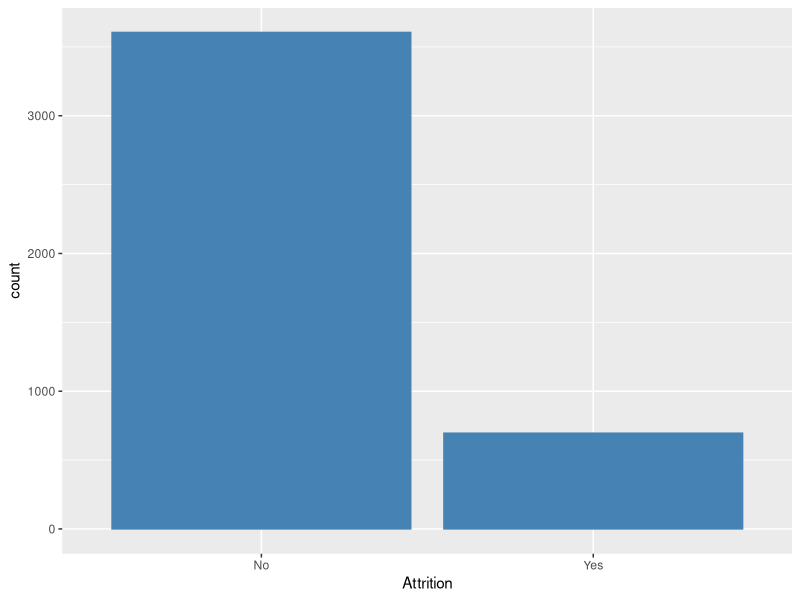

R code for this plot: (Note: this script raises an error after producing the figure.)
# clean environment 
rm(list=ls())

#install.packages("gridExtra")
#install.packages("ggcorrplot")
#install.packages("corrplot")

# imports
library(ggplot2)
library(scales)
library(gridExtra)
library(corrplot)

#Importing data from csv files and reading data into a data frame
data <- read.csv("employee_data.csv")
data <- as.data.frame(data)
#get dimensions of data frame
dim(data)
#Structure of the data frame
structure(data)
#Get the first and last 10 rows
head(data,10)
tail(data,10)
#Show summary of the dataframe
summary(data)

# Data with attrition is Yes and No
dataNo <- data[data$Attrition == "No",]
dataYes <- data[data$Attrition == "Yes",]

# Simple visualization 
# Attrition Rate
Attrition <- ggplot(data = data, aes(Attrition)) 
Attrition <- Attrition + geom_bar(fill = "steelblue", color ="steelblue") 
Attrition
ggsave("./assets/attrition.png", width = 26, height = 28, units = "cm", device = NULL)

# Age 
Age <- ggplot(data = data, aes(Age))
Age <- Age + geom_density(fill = "steelblue", color ="steelblue") 
Age
ggsave("./assets/Age.png", width = 26, height = 28, units = "cm", device = NULL)

# Business Travel
BTravel <- ggplot(data = data, aes(BusinessTravel))
BTravel <- BTravel + geom_bar(fill = "steelblue", color ="steelblue") 
BTravel
ggsave("./assets/BTravel.png", width = 26, height = 28, units = "cm", device = NULL)

# Department 
Department <- ggplot(data = data, aes(Department))
Department <- Department + geom_bar(fill = "steelblue", color ="steelblue") 
Department
ggsave("./assets/department.png", width = 26, height = 28, units = "cm", device = NULL)

# Distance From Home
DistFromHome <- ggplot(data = data, aes(x = DistanceFromHome))
DistFromHome <- DistFromHome + geom_density(fill = "steelblue", color ="steelblue")
DistFromHome + theme(axis.text.y=element_blank(), axis.ticks.y=element_blank())
ggsave("./assets/distfromHome.png", width = 26, height = 28, units = "cm", device = NULL)

# Education
Education <- ggplot(data = data, aes(Education))
Education <- Education + geom_bar(fill = "steelblue", color ="steelblue") 
Education
ggsave("./assets/education.png", width = 26, height = 28, units = "cm", device = NULL)

# Education Field
EducationField <- ggplot(data = data, aes(EducationField))
EducationField <- EducationField + geom_bar(fill = "steelblue", color ="steelblue") 
EducationField
ggsave("./assets/educationField.png", width = 26, height = 28, units = "cm", device = NULL)

# Gender 
Gender <- ggplot(data = data, aes(Gender))
Gender <- Gender + geom_bar(fill = "steelblue", color ="steelblue") 
Gender
ggsave("./assets/Gender.png", width = 26, height = 28, units = "cm", device = NULL)

# JobLevel
JobLevel <- ggplot(data = data, aes(JobLevel))
JobLevel <- JobLevel + geom_bar(fill = "steelblue", color ="steelblue") 
JobLevel
ggsave("./assets/jobLevel.png", width = 26, height = 28, units = "cm", device = NULL)

# JobRole
JobRole <- ggplot(data = data, aes(JobRole))
JobRole <- JobRole + geom_bar(fill = "steelblue", color ="steelblue") 
JobRole + theme(axis.text.x = element_text(angle = 30, hjust = 1))
ggsave("./assets/jobRole.png", width = 26, height = 28, units = "cm", device = NULL)

# MaritalStatus
MaritalStatus <- ggplot(data = data, aes(MaritalStatus))
MaritalStatus <- MaritalStatus + geom_bar(fill = "steelblue", color ="steelblue") 
MaritalStatus
ggsave("./assets/MaritalStatus.png", width = 26, height = 28, units = "cm", device = NULL)

# MonthlyIncome
MonthlyIncome <- ggplot(data = data, aes(MonthlyIncome))
MonthlyIncome <- MonthlyIncome + geom_density(fill = "steelblue", color ="steelblue")
MonthlyIncome + theme(axis.text.y=element_blank(), axis.ticks.y=element_blank())
ggsave("./assets/MonthlyIncome.png", width = 26, height = 28, units = "cm", device = NULL)

# NumCompaniesWorked
NumCompaniesWorked <- ggplot(data = data, aes(NumCompaniesWorked))
NumCompaniesWorked <- NumCompaniesWorked + geom_bar(fill = "steelblue", color ="steelblue") 
NumCompaniesWorked
ggsave("./assets/NumCompaniesWorked.png", width = 26, height = 28, units = "cm", device = NULL)

# PercentSalaryHike
PercentSalaryHike <- ggplot(data = data, aes(PercentSalaryHike))
PercentSalaryHike <- PercentSalaryHike + geom_density(fill = "steelblue", color ="steelblue") 
PercentSalaryHike + theme(axis.text.y=element_blank(), axis.ticks.y=element_blank())
# StockOptionLevel
StockOptionLevel <- ggplot(data = data, aes(StockOptionLevel))
StockOptionLevel <- StockOptionLevel + geom_bar(fill = "steelblue", color ="steelblue") 
StockOptionLevel
# TotalWorkingYears
TotalWorkingYears <- ggplot(data = data, aes(TotalWorkingYears))
TotalWorkingYears <- TotalWorkingYears + geom_density(fill = "steelblue", color ="steelblue") 
TotalWorkingYears + theme(axis.text.y=element_blank(), axis.ticks.y=element_blank())
ggsave("./assets/TotalWorkingYears.png", width = 26, height = 28, units = "cm", device = NULL)

# YearsAtCompany
YearsAtCompany <- ggplot(data = data, aes(YearsAtCompany))
YearsAtCompany <- YearsAtCompany + geom_density(fill = "steelblue", color ="steelblue") 
YearsAtCompany + theme(axis.text.y=element_blank(), axis.ticks.y=element_blank())
ggsave("./assets/yearsAtCompany.png", width = 26, height = 28, units = "cm", device = NULL)

# YearsSinceLastPromotion
YearsSinceLastPromotion <- ggplot(data = data, aes(YearsSinceLastPromotion))
YearsSinceLastPromotion <- YearsSinceLastPromotion + geom_density(fill = "steelblue", color ="steelblue") 
YearsSinceLastPromotion + theme(axis.text.y=element_blank(), axis.ticks.y=element_blank())
ggsave("./assets/sincelastPromo.png", width = 26, height = 28, units = "cm", device = NULL)

# YearsWithCurrManager
YearsWithCurrManager <- ggplot(data = data, aes(YearsWithCurrManager))
YearsWithCurrManager <- YearsWithCurrManager + geom_bar(fill = "steelblue", color ="steelblue") 
YearsWithCurrManager

# EnvironmentSatisfaction
EnvironmentSatisfaction <- ggplot(data = data, aes(EnvironmentSatisfaction))
EnvironmentSatisfaction <- EnvironmentSatisfaction + geom_bar(fill = "steelblue", color ="steelblue") 
EnvironmentSatisfaction
ggsave("./assets/envSatisfaction.png", width = 26, height = 28, units = "cm", device = NULL)

# JobSatisfaction
JobSatisfaction <- ggplot(data = data, aes(JobSatisfaction))
JobSatisfaction <- JobSatisfaction + geom_bar(fill = "steelblue", color ="steelblue") 
JobSatisfaction
ggsave("./assets/jobsatist.png", width = 26, height = 28, units = "cm", device = NULL)

# WorkLifeBalance
WorkLifeBalance <- ggplot(data = data, aes(WorkLifeBalance))
WorkLifeBalance <- WorkLifeBalance + geom_bar(fill = "steelblue", color ="steelblue") 
WorkLifeBalance
ggsave("./assets/worklifebalance.png", width = 26, height = 28, units = "cm", device = NULL)

# JobInvolvement
JobInvolvement <- ggplot(data = data, aes(JobInvolvement))
JobInvolvement <- JobInvolvement + geom_bar(fill = "steelblue", color ="steelblue") 
JobInvolvement
# PerformanceRating
PerformanceRating <- ggplot(data = data, aes(PerformanceRating))
PerformanceRating <- PerformanceRating + geom_bar(fill = "steelblue", color ="steelblue") 
PerformanceRating
# AverageWorkingHours
AverageWorkingHours <- ggplot(data = data, aes(AverageWorkingHours))
AverageWorkingHours <- AverageWorkingHours + geom_density(fill = "steelblue", color ="steelblue") 
AverageWorkingHours  + theme(axis.text.y=element_blank(), axis.ticks.y=element_blank())
ggsave("./assets/avgWorkingHours.png", width = 26, height = 28, units = "cm", device = NULL)



######################## Attrition VS Categorical Data ########################
# Attrition Vs Gender
AttVGender <- ggplot(data = data, aes(fill=Attrition, Gender)) + geom_bar(position="fill") 
AttVGender
# Attrition Vs BusinessTravel
TravVAttr <- ggplot(data = data, aes(fill=Attrition, BusinessTravel)) + geom_bar(position="fill") 
TravVAttr
ggsave("./assets/AttrvsBT.png", width = 26, height = 28, units = "cm", device = NULL)

# Attrition Vs WorkLifeBalance
BalanceVAttr <- ggplot(data = data, aes(fill=Attrition, WorkLifeBalance)) + geom_bar(position="fill") 
BalanceVAttr
ggsave("./assets/worklifebalanceVsattr.png", width = 26, height = 28, units = "cm", device = NULL)

# Attrition Vs Education
AttrVEdu <- ggplot(data = data, aes(Education, fill=Attrition)) + geom_bar(position = "fill")
AttrVEdu
# Attrition Vs Education Field
AttrVEdu <- ggplot(data = data, aes(EducationField, fill=Attrition)) + geom_bar(position = "fill") 
AttrVEdu
ggsave("./assets/EducFieldvsattr.png", width = 26, height = 28, units = "cm", device = NULL)

# Attrition Vs JobLevel
AttrVJL <- ggplot(data = data, aes(JobLevel, fill=Attrition)) + geom_bar(position = "fill")
AttrVJL
# Attrition Vs MaritalStatus
AttrVStatus <- ggplot(data = data, aes(MaritalStatus, fill=Attrition)) + geom_bar(position = "fill")
AttrVStatus
ggsave("./assets/attrvsMaritalStatus.png", width = 26, height = 28, units = "cm", device = NULL)

# Attrition vs Dep
AttVDep <- ggplot(data = data, aes(Department, fill = Attrition)) + geom_bar(position = "fill")
AttVDep
ggsave("./assets/attrVSdep.png", width = 26, height = 28, units = "cm", device = NULL)

# Attrition vs JobRole
AttVJR <- ggplot(data = data, aes(JobRole, fill = Attrition)) + geom_bar(position = "fill")
AttVJR
ggsave("./assets/attrvsJobrole.png", width = 26, height = 28, units = "cm", device = NULL)

# Attrition vs Env Satisfaction
AttVEnvSat <- ggplot(data = data, aes(EnvironmentSatisfaction, fill = Attrition)) + geom_bar(position = "fill")
AttVEnvSat
ggsave("./assets/attrvsenvsat.png", width = 26, height = 28, units = "cm", device = NULL)

# Attrition vs Job satisfaction
AttVJobSat <- ggplot(data = data, aes(JobSatisfaction, fill = Attrition)) + geom_bar(position = "fill")
AttVJobSat
ggsave("./assets/attrvsjobsat.png", width = 26, height = 28, units = "cm", device = NULL)

######################## END of Attrition VS Categorical Data ########################

######################## Attrition VS Continous Data ########################

# Attrition VS Age
AttVAge <- ggplot(data=data, aes(y = Age, x = Attrition)) + geom_boxplot(aes(color = Attrition)) 
AttVAge + theme(axis.text.y=element_blank(), axis.ticks.y=element_blank())
ggsave("./assets/attrvsage.png", width = 26, height = 28, units = "cm", device = NULL)

# Attrition VS DistanceFromHome
AttrVDist <- ggplot(data = data, aes(DistanceFromHome)) + geom_bar(aes(fill = Attrition), position = "fill")
AttrVDist
# Attrition VS Salary hike 
AttVHike <- ggplot(data = data, aes(x = Attrition, y = data$PercentSalaryHike)) + geom_boxplot()
AttVHike
# Attrition VS (num of companies / totalyears)
rateOfAttrition <- data$NumCompaniesWorked/data$TotalWorkingYears
data$rateOfAttrition <- c(rateOfAttrition)
AttrVRate <- ggplot(data = data, aes(x = Attrition ,y=rateOfAttrition)) + geom_boxplot()
AttrVRate

AttrVRate <- ggplot(data = data, aes(x = Attrition ,y=TotalWorkingYears, color = Attrition)) + geom_boxplot()
AttrVRate
ggsave("./assets/attrvstotalworkingyears.png", width = 26, height = 28, units = "cm", device = NULL)

# Attrition vs Training times last year
AttVTrain <- ggplot(data = data, aes(y = TrainingTimesLastYear,x = Attrition, color = Attrition)) + geom_boxplot()
AttVTrain
# Attrition vs TotalWorkingHours
AttVWorkingHours <- ggplot(data = data, aes(y = AverageWorkingHours,x = Attrition, color = Attrition)) + geom_boxplot()
AttVWorkingHours
ggsave("./assets/attrvstotalhours.png", width = 26, height = 28, units = "cm", device = NULL)

# Attrition VS Years With current manager
AttVCurrManager <- ggplot(data = data, aes(y = YearsWithCurrManager, x = Attrition,  color = Attrition)) + geom_boxplot()
AttVCurrManager
ggsave("./assets/attrvsYearsWithcurr.png", width = 26, height = 28, units = "cm", device = NULL)

# Attrition vs years at company
AttVYearsAtCompany <- ggplot(data = data, aes(y = YearsAtCompany, x = Attrition,  color = Attrition)) + geom_boxplot()
AttVYearsAtCompany
ggsave("./assets/attrvsYearsatcompany.png", width = 26, height = 28, units = "cm", device = NULL)


######################## END of Attrition VS Continous Data ########################

######################## Experimental Insights ########################
# Age vs Gender
AgeVGender <- ggplot(data = data, aes(y=Age, x=Gender)) + geom_boxplot(aes(fill=Gender))
AgeVGender
ggsave("./assets/attrvsgenderandage.png", width = 26, height = 28, units = "cm", device = NULL)

# BusinessTravel Vs Age & Gender
TravelVAgeAndGender <- ggplot(data = data, aes(x = BusinessTravel, y = Age)) + geom_boxplot(aes(fill = Gender))
TravelVAgeAndGender
# DistanceFromHome and gender
DistVGender <- ggplot(data = data, aes(y=DistanceFromHome, x=Gender)) + geom_boxplot(aes(fill = Gender))
DistVGender
ggsave("./assets/attrvsgenderanddist.png", width = 26, height = 28, units = "cm", device = NULL)

# Attrition Vs DistanceFromHome, Gender
data$Attrition <- as.factor(data$Attrition)
AttVDistGender <- ggplot(data = data, aes(x=Attrition, y=DistanceFromHome)) + geom_boxplot(aes(fill = Gender))
AttVDistGender
ggsave("./assets/attrvsdistandgender.png", width = 26, height = 28, units = "cm", device = NULL)

# Attrition Vs Age & Gender
AttVAgeAndGender <- ggplot(data = data, aes(x = Attrition, y = Age)) + geom_boxplot(aes(fill = Gender))
AttVAgeAndGender
ggsave("./assets/attrvsageandgender.png", width = 26, height = 28, units = "cm", device = NULL)

# Monthly salary vs education field
SalaryVEducationField <- ggplot(data = data, aes(x = EducationField ,y=MonthlyIncome)) + geom_boxplot()
SalaryVEducationField
# Monthly salary vs performance
data$PerformanceRating <- as.factor(data$PerformanceRating)
SalaryVPerf <- ggplot(data = data, aes(x = PerformanceRating ,y = MonthlyIncome)) + geom_boxplot()
SalaryVPerf
# Marital Status Vs Working Hours
StatusVHours <- ggplot(data = data, aes(x = MaritalStatus ,y = AverageWorkingHours)) + geom_boxplot()
StatusVHours

# Education field vs dep
EducFieldVDep <- ggplot(data = data, aes(EducationField, fill = Department))
EducFieldVDep <- EducFieldVDep + geom_bar(position = "fill")
EducFieldVDep

dataYes$JobSatisfaction <- as.factor(dataYes$JobSatisfaction)
dataYes$EnvironmentSatisfaction <- as.factor(dataYes$EnvironmentSatisfaction)
dataYes$WorkLifeBalance <- as.factor(dataYes$WorkLifeBalance)

data$JobSatisfaction <- as.factor(data$JobSatisfaction)
data$EnvironmentSatisfaction <- as.factor(data$EnvironmentSatisfaction)
data$WorkLifeBalance <- as.factor(data$WorkLifeBalance)

dataNo$JobSatisfaction <- as.factor(dataNo$JobSatisfaction)
dataNo$EnvironmentSatisfaction <- as.factor(dataNo$EnvironmentSatisfaction)
dataNo$WorkLifeBalance <- as.factor(dataNo$WorkLifeBalance)

FemalesYWithDistanceAndEnvS <- ggplot(data = dataYes[dataYes$Gender == "Female" , ], aes(y = DistanceFromHome, x = JobSatisfaction,color= JobSatisfaction)) + geom_boxplot()
FemalesYWithDistanceAndEnvS

FemalesNWithDistanceAndEnvS <- ggplot(data = dataNo[dataNo$Gender == "Female" , ], aes(y = DistanceFromHome, x = EnvironmentSatisfaction,color= EnvironmentSatisfaction)) + geom_boxplot()
FemalesNWithDistanceAndEnvS

MalesWithDistanceAndEnvS <- ggplot(data = data[data$Gender == "Male" , ], aes(y = DistanceFromHome, x = EnvironmentSatisfaction, color = EnvironmentSatisfaction)) + geom_boxplot()
MalesWithDistanceAndEnvS

# elli alo yes el HR a2al average laken elli 2alo No mafeesh far2 awi been el data 
MonthlyIncomeVSDep <- ggplot(data = dataYes, aes(y= MonthlyIncome,x=Department, color = Department)) + geom_boxplot()
MonthlyIncomeVSDep+stat_summary(fun.y=mean, geom="point", shape=20, size=3, color="red", fill="red")

MonthlyIncomeVSDep <- ggplot(data = dataNo, aes(y= MonthlyIncome,x=Department, color = Department)) + geom_boxplot()
MonthlyIncomeVSDep+stat_summary(fun.y=mean, geom="point", shape=20, size=3, color="red", fill="red")

MonthlyIncomeVSRole <- ggplot(data = dataYes, aes(y= MonthlyIncome,x=JobRole, color = JobRole)) + geom_boxplot()
MonthlyIncomeVSRole+stat_summary(fun.y=mean, geom="point", shape=20, size=3, color="red", fill="red")

MonthlyIncomeVSRole <- ggplot(data = dataNo, aes(y= MonthlyIncome,x=JobRole, color = JobRole)) + geom_boxplot()
MonthlyIncomeVSRole+stat_summary(fun.y=mean, geom="point", shape=20, size=3, color="red", fill="red")


HRYDepVSAvgWorkingHrs <- ggplot(data = dataYes[dataYes$Department == "Human Resources",], aes(AverageWorkingHours)) + geom_density()
HRYDepVSAvgWorkingHrs

HRNDepVSAvgWorkingHrs <- ggplot(data = dataNo[dataNo$Department == "Human Resources",], aes(AverageWorkingHours)) + geom_density()
HRNDepVSAvgWorkingHrs

## elli 2alo no mo3zamhom bio3odo a2al men 8 hours.
## elli 2alo yes fi kteer menhom bio3od aktar men 8 hours.

######################## END of Experimental Insights ########################


######################## Correlation ########################

# Get All non cat data
nonCatArr <- c("Age","DistanceFromHome","MonthlyIncome","PercentSalaryHike","rateOfAttrition","YearsSinceLastPromotion","YearsAtCompany","TrainingTimesLastYear","AverageWorkingHours")
TempData <- data
TempData$Age = as.numeric(NonCatData$Age)
TempData$DistanceFromHome = as.numeric(NonCatData$DistanceFromHome)
TempData$MonthlyIncome = as.numeric(NonCatData$MonthlyIncome)
TempData$PercentSalaryHike = as.numeric(NonCatData$PercentSalaryHike)
TempData$YearsSinceLastPromotion = as.numeric(NonCatData$YearsSinceLastPromotion)
TempData$YearsAtCompany = as.numeric(NonCatData$YearsAtCompany)
TempData$TrainingTimesLastYear = as.numeric(NonCatData$TrainingTimesLastYear)


# Correlation matrix
data$Attrition <- as.numeric(ifelse(data$Attrition == "Yes" , 1, 0))
corMat <- cor(cbind(TempData[nonCatArr], TempData$Attrition))
